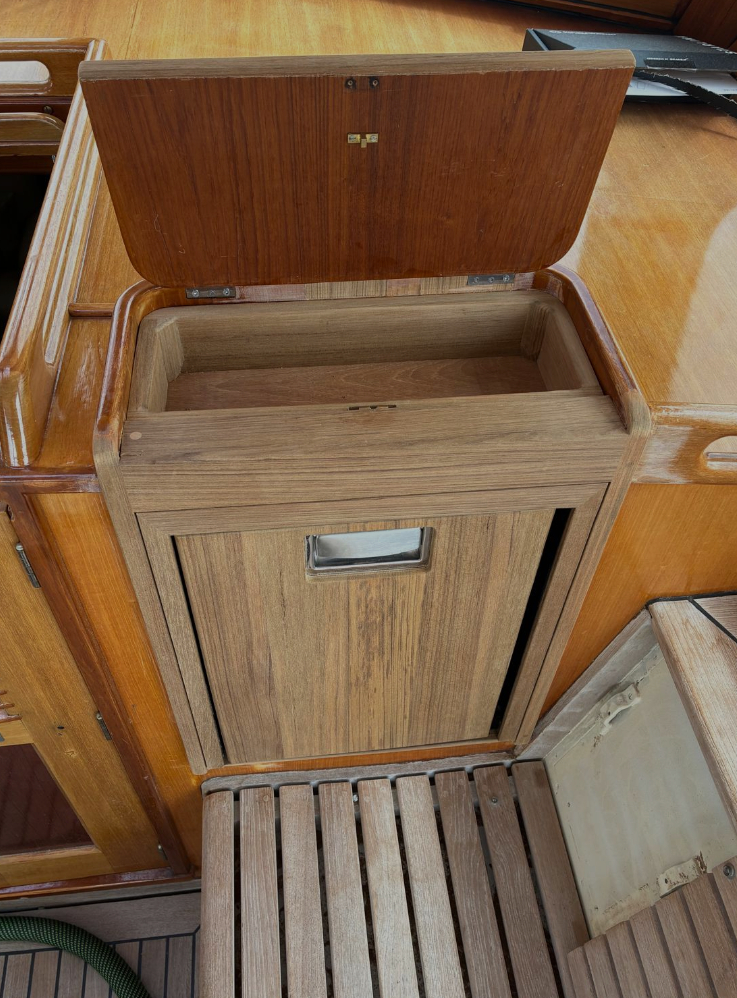
#> input picture src/fotos/cofre-interior.jpg, 737 x 998 px; its folder holds 5 pictures in this run
$ python prep_fotos.py
#> lines starting #> are read from the running program, lines starting #| are printed output that depends on the picture
#> in abre, im is the input picture: PIL image 737x998 RGB; mean R, G, B 124.3, 96.8, 70.7
"""Prepara las fotos de src/fotos en img/: dos anchos (movil y original), WebP + JPEG.
Uso: python prep_fotos.py   (necesita Pillow). Escribe img/fotos.json con medidas para build.py.
Las de src/antes-despues/<trabajo>/{antes,proceso,despues}.jpg tambien se procesan si existen."""
import json, os, glob
from PIL import Image

RAIZ = os.path.dirname(os.path.abspath(__file__))
SAL = os.path.join(RAIZ, "img")
RECORTES = {"cubierta-angulo": (0, 0, 1, .86)}   # quita la franja oscura que dejo Wix abajo
ANCHO_MOVIL = 560

def variantes(im, base):
#> called with base = 'cofre-interior'
    w0, h0 = im.size
#> w0 = 737; h0 = 998
    anchos = sorted({min(ANCHO_MOVIL, w0), w0})
#> anchos = [560, 737]
    fuera = []
    for a in anchos:
        h = round(a * h0 / w0)
        c = im if a == w0 else im.resize((a, h), Image.LANCZOS)
        c.save(os.path.join(SAL, f"{base}-{a}.webp"), "WEBP", quality=80, method=6)
        c.save(os.path.join(SAL, f"{base}-{a}.jpg"), "JPEG", quality=82, optimize=True, progressive=True)
        fuera.append([a, h])
#> this loop made 2 passes
#> (a, h) on passes 1 to 2: (560, 758), (737, 998)
#> after the loop, fuera = [[560, 758], [737, 998]]
    return fuera

def abre(ruta, base):
    im = Image.open(ruta).convert("RGB")
    if base in RECORTES:
        x0, y0, x1, y1 = RECORTES[base]; w, h = im.size
        im = im.crop((round(x0*w), round(y0*h), round(x1*w), round(y1*h)))
    return im

os.makedirs(SAL, exist_ok=True)
datos = {}
for ruta in sorted(glob.glob(os.path.join(RAIZ, "src/fotos/*"))):
    if not ruta.lower().endswith((".jpg", ".jpeg", ".png", ".webp")):
        continue
    base = os.path.splitext(os.path.basename(ruta))[0]
    if base == "logo":
        continue
    datos[base] = variantes(abre(ruta, base), base)
#> pass 2 of the loop `for ruta in sorted(glob.glob(os.path.join(RAIZ, "src/fotos/*"))):`:
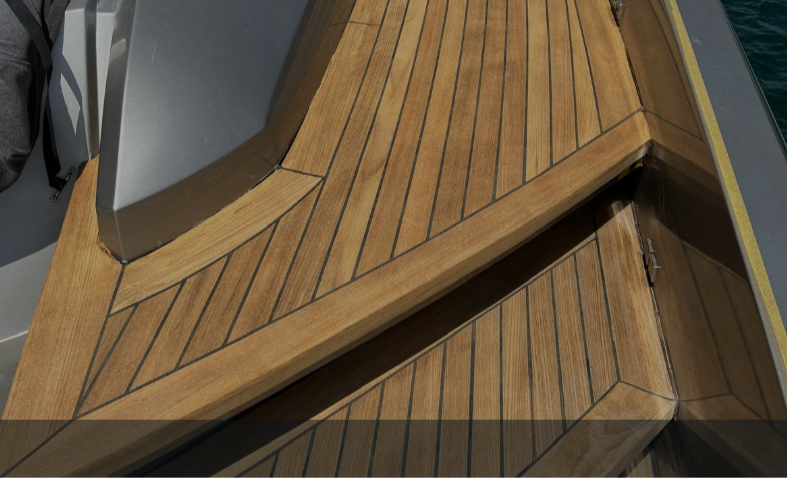
#> input picture src/fotos/cubierta-angulo.png, 787 x 478 px
#> in abre (call 2), `im = im.crop((round(x0*w), round(y0*h), round(x1*w), round(y1*h)))`:
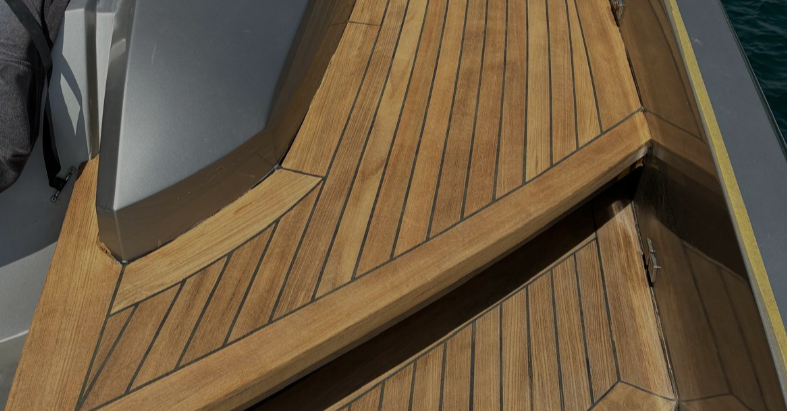
#> im: PIL image 787x411 RGB; mean R, G, B 105.6, 87.4, 63.5
#> the loop in variantes (call 2), `for a in anchos:` made 2 passes
#> (a, h) on passes 1 to 2: (560, 292), (787, 411)
for ruta in sorted(glob.glob(os.path.join(RAIZ, "src/antes-despues/*/*.*"))):
    if not ruta.lower().endswith((".jpg", ".jpeg", ".png", ".webp")):
        continue
    trabajo = os.path.basename(os.path.dirname(ruta))
    info = os.path.join(os.path.dirname(ruta), "info.json")
    if not (os.path.exists(info) and json.load(open(info)).get("publicar")):
        continue   # sin permiso de publicar, ni siquiera se generan las fotos (el repo es publico)
    base = f"{trabajo}-{os.path.splitext(os.path.basename(ruta))[0]}"
    datos[base] = variantes(abre(ruta, base), base)

# Imagen para compartir (WhatsApp): 1200x630, archivo suelto
im = Image.open(os.path.join(RAIZ, "src/fotos/cunas-varada.jpg")).convert("RGB")
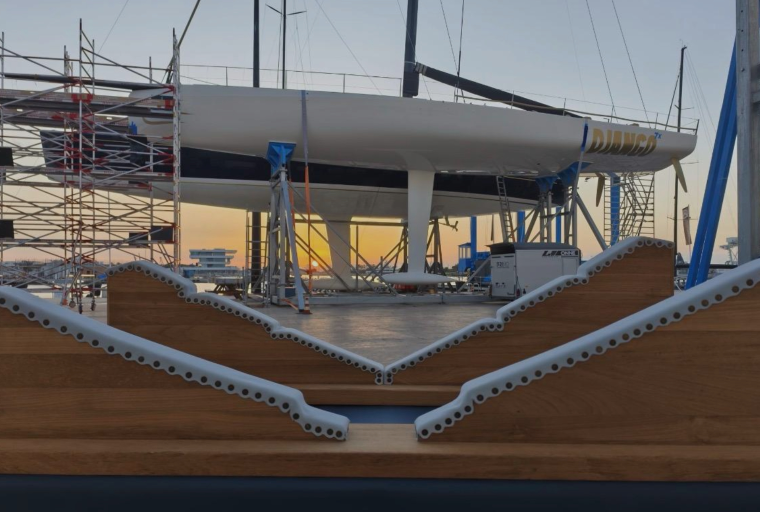
#> input picture src/fotos/cunas-varada.jpg, 1519 x 1024 px (shown at 1/2 size)
#> im is the input picture: PIL image 1519x1024 RGB; mean R, G, B 99.1, 93.9, 91.5
w, h = im.size; th = round(w * 630 / 1200); y = (h - th) // 2
#> after `w, h = im.size`: w = 1519; h = 1024
#> after `th = round(w * 630 / 1200)`: th = 797
#> after `y = (h - th) // 2`: y = 113
im.crop((0, y, w, y + th)).resize((1200, 630), Image.LANCZOS).save(os.path.join(SAL, "compartir.jpg"), "JPEG", quality=85, optimize=True)
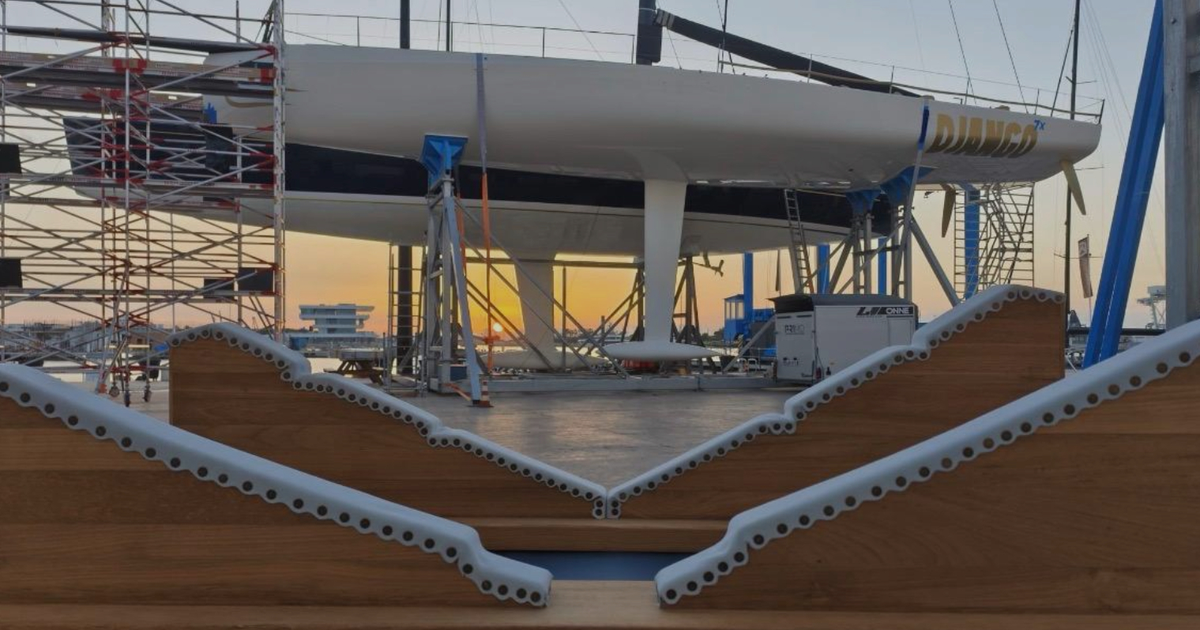
#> saved as compartir.jpg: PIL image 1200x630 RGB; mean R, G, B 98.7, 91.3, 86.7

json.dump(datos, open(os.path.join(SAL, "fotos.json"), "w"), indent=1)
print(json.dumps(datos))
#| {"cofre-interior": [[560, 758], [737, 998]], "cubierta-angulo": [[560, 292], [787, 411]], "cubierta-curva": [[560, 531], [776, 736]], "cunas-varada": [[560, 378], [1519, 1024]], "proa-teca": [[560, 654], [787, 919]]}
